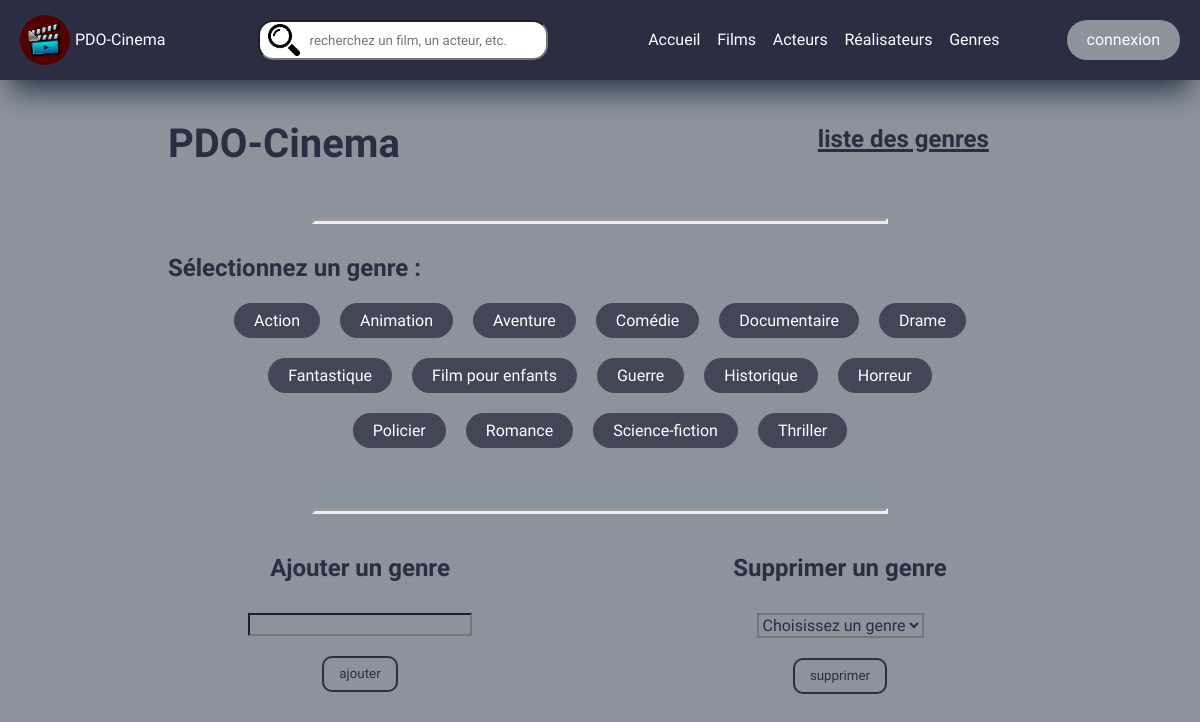
Screenshot of /index.php?action=listGenres with the database file from the repository.
### tables this page shows
CREATE TABLE IF NOT EXISTS `genre` (
  `id_genre` int NOT NULL AUTO_INCREMENT,
  `nom_genre` varchar(50) NOT NULL,
  PRIMARY KEY (`id_genre`)
);

### controller/GenresController.php (called while the page is built, shortened)
<?php
class GenresController {
  public function listGenres() {
    $pdo = Connect::seConnecter();
    $requeteGenres = $pdo->query("
    SELECT * FROM genre
    ORDER BY nom_genre
    ");
    require "view/listGenres.php";
  }
}

### view/listGenres.php (the view, shortened to what this page needs)
<?php ob_start();
$listGenres = $requeteGenres->fetchAll();
?>
<p class="subtitle">Sélectionnez un genre :</p>
<ul id="genres-list">
  <?php foreach($listGenres as $genre){ ?>
  <li class="genre-card">
    <a href="index.php?action=filmsGenre&id=<?= $genre["id_genre"] ?>">
      <?= $genre["nom_genre"]; ?>
    </a>
  </li>
  <?php } ?>
</ul>
<hr>
<section id="formsGenre">
  <form id="addGenre" action="index.php?action=ajouterGenre" method="post">
    <label for="nom_genre" class="subtitle"> Ajouter un genre </label>
    <input type="text" name="nom_genre" id="nom_genre">
    <input type="submit" value="ajouter" class="buttonForm" />
  </form>
  <form id="removeGenre" class="divWarning" action="index.php?action=supprimerGenre" method="post">
    <label for="genre" class="subtitle"> Supprimer un genre </label>
    <select name="genre" class="warner" id="genres-select">
      <option selected="true" value="" disabled="disabled">
        Choisissez un genre
      </option>
    </select>
    <input type="submit" value="supprimer" class="buttonForm" />
  </form>
</section>
<?php
$titre_secondaire = "liste des genres";
$contenu = ob_get_clean();
require "templates/template.php";

### index.php (shortened to what this page needs)
<?php session_start();
$ctrlCinema = new CinemaController();
$ctrlGenre = new GenresController();
if(isset($_GET["action"])){
  switch($_GET["action"]){
    case "listGenres": $ctrlGenre->listGenres();break;
  }
} else {
  $ctrlCinema->Accueil();
}

### templates/template.php (shortened to what this page needs)
<!DOCTYPE html>
<html lang="en">
<head>
  <link rel="stylesheet" href="public/css/styles.css">
</head>
<body>
  <header>
    <a href="index.php?action=accueil">
      <figure id="logo-container">
        <img src="public/img/logo.png" alt="logo">
        <figcaption>
          PDO-Cinema
        </figcaption>
      </figure>
    </a>
    <div id="search">
      <img src="public/img/wenSearch.png" alt="image loupe de la barre de recherche">
      <input type="search" placeholder="recherchez un film, un acteur, etc.">
    </div>
    <nav>
      <ul>
        <li class="link"><a href="index.php?action=accueil">Accueil</a></li>
        <li class="link"><a href="index.php?action=listFilms">Films</a></li>
        <li class="link"><a href="index.php?action=listActeurs">Acteurs</a></li>
        <li class="link"><a href="index.php?action=listRealisateurs">Réalisateurs</a></li>
        <li class="link"><a href="index.php?action=listGenres">Genres</a></li>
      </ul>
    </nav>
    <a href="#" id="connect-button">
      connexion
    </a>
  </header>
  <div id="wrapper">
    <main>
      <div id="contenu">
        <div id="header-template">
          <h1 class="title">PDO-Cinema</h1>
          <h2 class="subtitle"><?= $titre_secondaire ?></h2>
        </div>
        <hr>
        <?= $contenu ?>
      </div>
    </main>
  </div>
</body>
</html>

### public/css/styles.css (style rules this page uses)
:root { --darkblue: #2B2D42; --bluegrey: rgba(42, 44, 65, 0.75); --lightgrey: #8B939C; --white: #a6afb8; --transitionTime: 0.3s }
* { color: #2B2D42; margin: 0; padding: 0; vertical-align: top; box-sizing: border-box; font-family: "Kanit", sans-serif; line-height: 1.2em }
html { scroll-behavior: smooth; }
ul { list-style: none; }
a { text-decoration: none; }
#wrapper { background-color: #8B939C; min-height: 100vh; display: flex; justify-content: center; }
main { padding-top: 120px; width: 80%; }
#contenu { display: flex; flex-direction: column; }
p, h1, h2, h3, h4, span, legend { cursor: default; }
h2, h3 { text-decoration: underline; text-decoration-thickness: 3px; }
.title { font-weight: 600; font-size: 1.8rem; }
.subtitle { font-weight: 600; font-size: 1rem; margin: 5px 0 10px 0; padding: 0 5%; }
section { margin: 10px 0; display: flex; flex-direction: column; }
hr { margin: 50px auto 25px auto; width: 60%; border-width: 3px; }
#header-template { display: flex; justify-content: space-between; padding: 0 5%; }
#genres-list { width: 100%; padding: 0 10%; display: flex; flex-wrap: wrap; justify-content: center; }
@media screen and (min-width: 600px) { .title { font-size: 2rem; } }
@media screen and (min-width: 600px) { .subtitle { font-size: 1.2rem; } }
@media screen and (min-width: 600px) { p, .synopsis { font-size: 1rem; } }
@media screen and (min-width: 1000px) { p, .synopsis { font-size: 1.2rem; } }
@media screen and (min-width: 1200px) { .title { font-size: 2.5rem; } }
@media screen and (min-width: 1200px) { .subtitle { font-size: 1.5rem; } }

### rows the page displays
genre: nom_genre "Action"
genre: nom_genre "Animation"
genre: nom_genre "Aventure"
genre: nom_genre "Comédie"
genre: nom_genre "Documentaire"
genre: nom_genre "Drame"
genre: nom_genre "Fantastique"
genre: nom_genre "Film pour enfants"
genre: nom_genre "Guerre"
genre: nom_genre "Historique"
genre: nom_genre "Horreur"
genre: nom_genre "Policier"
genre: nom_genre "Romance"
genre: nom_genre "Science-fiction"
genre: nom_genre "Thriller"

### other values shown
$titre_secondaire "liste des genres"
